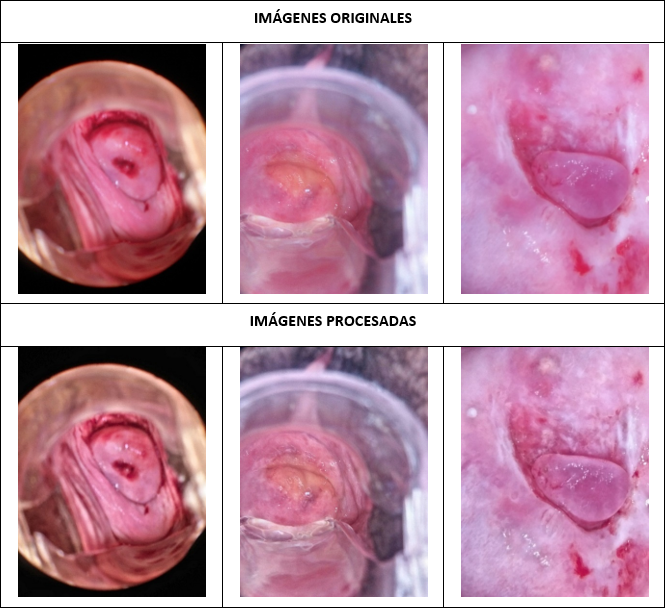
#> input picture TFG_mgonzalezp/images/images.png, 665 x 608 px
$ python -i obtain_enhancement_metrics.py   (imports and definitions only)   (older library calls are emulated)
#> lines starting #> are read from the running program, lines starting #| are printed output that depends on the picture
import os
import cv2
import numpy as np
import pandas as pd
import matplotlib.pyplot as plt
from skimage.measure import shannon_entropy
from skimage.metrics import structural_similarity as ssim
from concurrent.futures import ThreadPoolExecutor

# Metric calculations
# [12 lines left out: functions calculate_psnr, calculate_ssim, not called in this run]

def calculate_mse(img1, img2):
    return np.mean((img1 - img2) ** 2)

def calculate_entropy(img):
    if len(img.shape) == 3:
        img = cv2.cvtColor(img, cv2.COLOR_BGR2GRAY)
    return shannon_entropy(img)

def calculate_sharpness(img):
    """Calculates the normalized sharpness of an image using the Laplacian operator."""
    if img.ndim == 3:
        img = cv2.cvtColor(img, cv2.COLOR_BGR2GRAY)

    laplacian = cv2.Laplacian(img, cv2.CV_64F)
    variance = laplacian.var()

    # Normalize sharpness by the mean intensity of the image
    mean_intensity = np.mean(img)
    normalized_sharpness = variance / (mean_intensity + 1e-5)  # Avoid division by zero

    return normalized_sharpness

def calculate_contrast(img):
    if len(img.shape) == 3:
        img = cv2.cvtColor(img, cv2.COLOR_BGR2GRAY)
    return img.std()

def calculate_1image_metrics(image):
    entropy = calculate_entropy(image)
    sharpness = calculate_sharpness(image)
    contrast = calculate_contrast(image)
    return round(entropy, 2), round(sharpness, 2), round(contrast, 2)

# [50 lines left out: functions calculate_colorfulness, calculate_metrics, calculate_averages, generate_unique_csv_name, save_results_to_csv, not called in this run]

>>> import cv2
>>> picture = cv2.imread('images/images.png')
#> picture is the input picture: shape (608, 665, 3); mean B, G, R 170.4, 151, 193.5
>>> result = calculate_1image_metrics(picture)
#> in calculate_entropy, `img = cv2.cvtColor(img, cv2.COLOR_BGR2GRAY)`:
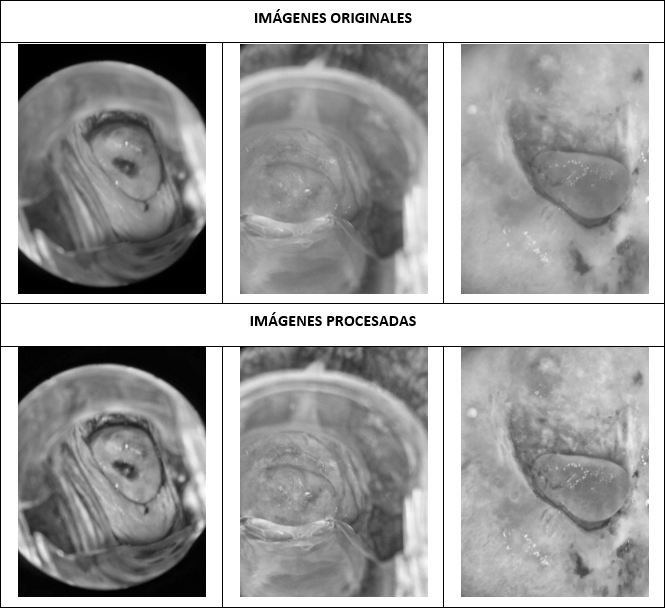
#> img: shape (608, 665); min 0, max 255, mean 166
#> in calculate_1image_metrics, `entropy = calculate_entropy(image)`: entropy = 6.07
#> in calculate_sharpness, `laplacian = cv2.Laplacian(img, cv2.CV_64F)`:
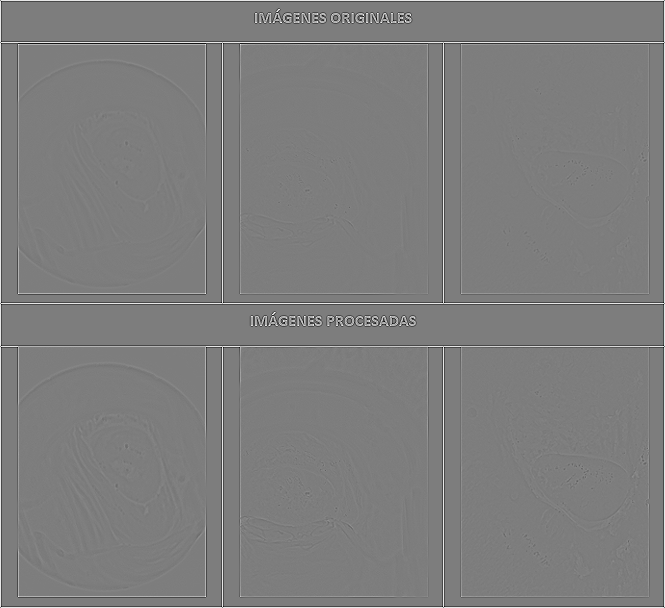
#> laplacian: shape (608, 665) float64; min -598, max 615, mean 1.6; drawn with min black and max white
#> in calculate_sharpness, `variance = laplacian.var()`: variance = 5883.7
#> in calculate_sharpness, `mean_intensity = np.mean(img)`: mean_intensity = 166
#> in calculate_sharpness, `normalized_sharpness = variance / (mean_intensity + 1e-5)`: normalized_sharpness = 35.45
#> in calculate_1image_metrics, `contrast = calculate_contrast(image)`: contrast = 72.25
#> result = (6.07, 35.45, 72.25)
